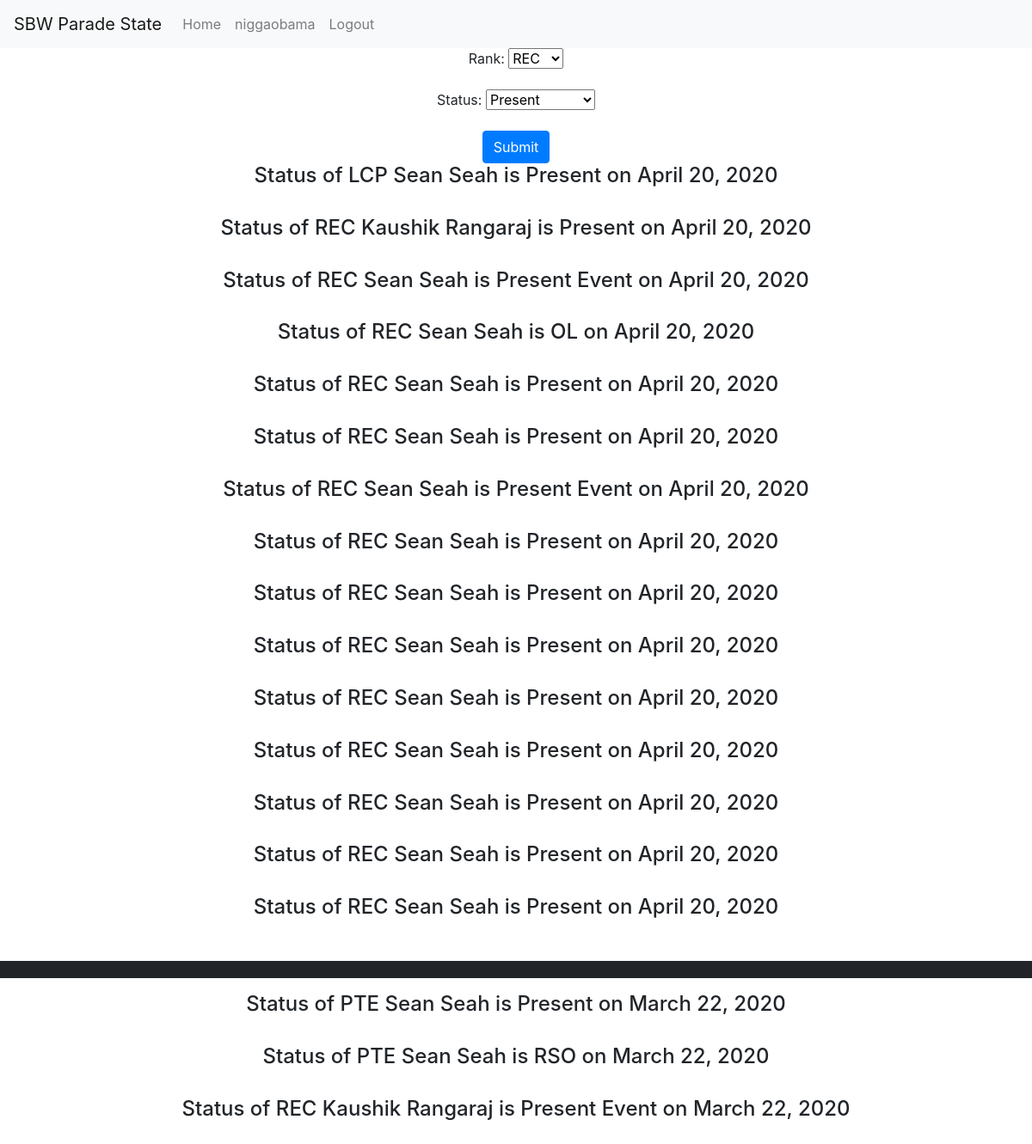
Screenshot of /home/ (signed in) with the database file from the repository.
### main/models.py (models this page shows)
class Person(models.Model):
    rank = models.CharField(max_length=30, choices=rank_choice, default="PTE")
    date = models.DateTimeField(default=datetime.now())
    status = models.CharField(max_length=30, choices=status_choice, default="Present")
    user = models.ForeignKey(User,on_delete=models.CASCADE,null=True)
    def __str__(self):
        return self.rank

### main/views.py (the view, shortened to what this page needs)
# urls.py: 2. Add a URL to urlpatterns:  path('', views.home, name='home')
def home(request):
	form = NameForm()
	persons = Person.objects.all()
	args = {"form": form, "persons": persons}
	return render(request,"main/home.html", args)

### main/forms.py
class NameForm(forms.ModelForm):
	rank = forms.ChoiceField(choices=rank_choice)
	status = forms.ChoiceField(choices=status_choice)
	class Meta:
		model = Person
		fields = ["rank", "status"]

### main/templates/main/home.html (shortened to what this page needs)
{% extends "main/layout.html" %}
{% block content %}
	<form style="display: inline-block;" method="POST">
		{{ form.as_p }}
		<button type="submit" class="btn btn-primary">Submit</button>
	</form>
	{% for person in persons %}
		{% if person.date.date == person.date.date.today %}
			<h4>Status of {{ person }} {{ person.user.get_full_name }} is {{ person.status }} on {{ person.date.date }}</h4>
			<br>
		{% endif %}
	{% endfor %}
	<hr style="border: solid 10px;">
	{% for person in persons %}
		{% if person.date.date != person.date.date.today %}
			<h4>Status of {{ person }} {{ person.user.get_full_name }} is {{ person.status }} on {{ person.date.date }}</h4>
			<br>
		{% endif %}
	{% endfor %}
{% endblock %}

### main/templates/main/includes/navbar.html (shortened to what this page needs)
<nav class="navbar navbar-expand-lg navbar-light bg-light">
  <a class="navbar-brand" href="/">SBW Parade State</a>
  <div class="collapse navbar-collapse" id="navbarNav">
    <ul class="navbar-nav">
      {% if user.is_authenticated %}
        <li class="nav-item">
          <a class="nav-link" href="/home">Home</a>
        </li>
        <li class="nav-item">
          <a class="nav-link" href="/account">{{user.username}}</a>
        </li>
        <li class="nav-item">
          <a class="nav-link" href="/logout">Logout</a>
        </li>
      {% endif %}
    </ul>
  </div>
</nav>

### rows the page displays
Person: rank "LCP", user.get_full_name "Sean Seah", status "Present", date "April 20, 2020"
Person: rank "REC", user.get_full_name "Kaushik Rangaraj", status "Present", date "April 20, 2020"
Person: rank "REC", user.get_full_name "Sean Seah", status "Present Event", date "April 20, 2020"
Person: rank "REC", user.get_full_name "Sean Seah", status "OL", date "April 20, 2020"
Person: rank "REC", user.get_full_name "Sean Seah", status "Present", date "April 20, 2020"
Person: rank "REC", user.get_full_name "Sean Seah", status "Present", date "April 20, 2020"
Person: rank "REC", user.get_full_name "Sean Seah", status "Present Event", date "April 20, 2020"
Person: rank "REC", user.get_full_name "Sean Seah", status "Present", date "April 20, 2020"
Person: rank "REC", user.get_full_name "Sean Seah", status "Present", date "April 20, 2020"
Person: rank "REC", user.get_full_name "Sean Seah", status "Present", date "April 20, 2020"
Person: rank "REC", user.get_full_name "Sean Seah", status "Present", date "April 20, 2020"
Person: rank "REC", user.get_full_name "Sean Seah", status "Present", date "April 20, 2020"
Person: rank "REC", user.get_full_name "Sean Seah", status "Present", date "April 20, 2020"
Person: rank "REC", user.get_full_name "Sean Seah", status "Present", date "April 20, 2020"
Person: rank "REC", user.get_full_name "Sean Seah", status "Present", date "April 20, 2020"
Person: rank "PTE", user.get_full_name "Sean Seah", status "Present", date "March 22, 2020"
Person: rank "PTE", user.get_full_name "Sean Seah", status "RSO", date "March 22, 2020"
Person: rank "REC", user.get_full_name "Kaushik Rangaraj", status "Present Event", date "March 22, 2020"

### other values shown
{{ user.username }} "niggaobama"
